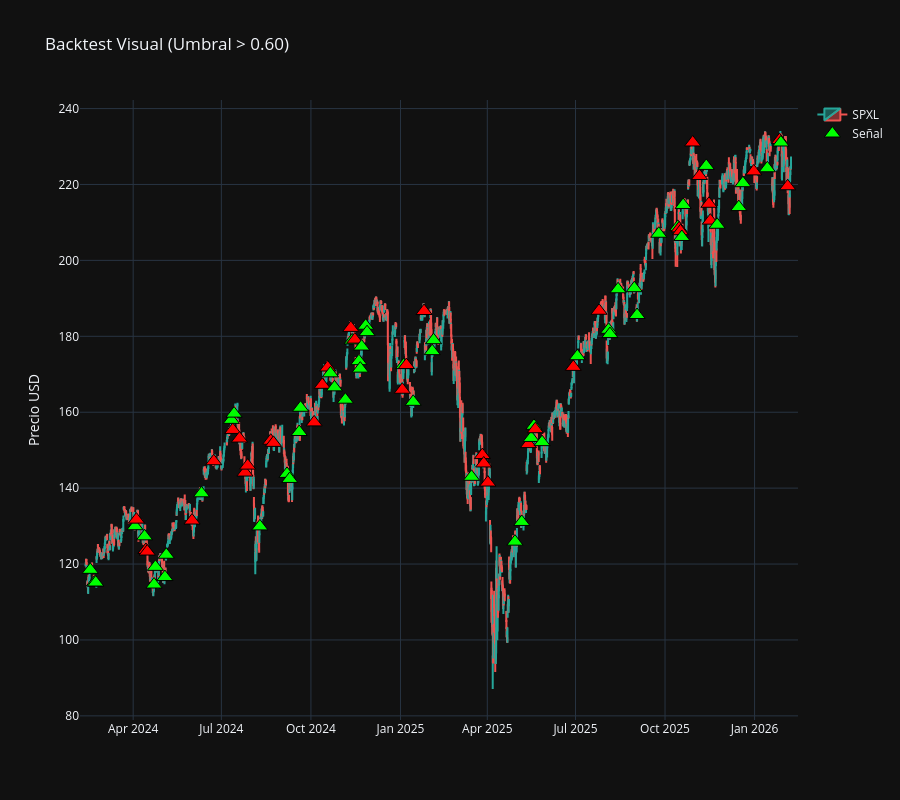

The notebook cell this image was saved under:
### Code cell
def plot_model_performance_v2(df_hourly, X_test, y_test, probs, threshold=0.6):
    """
    Versión robusta: Fuerza la conversión a DatetimeIndex para evitar AttributeError.
    """
    
    # --- 1. PREPARACIÓN Y NORMALIZACIÓN DE DATOS ---
    df_plot = df_hourly.copy()
    
    # Unificamos X_test, y_test y Probs
    results_df = X_test.copy()
    
    # Aseguramos que 'target' esté presente
    if isinstance(y_test, pd.Series):
        results_df['target'] = y_test.values
    elif isinstance(y_test, pd.DataFrame):
        results_df['target'] = y_test.iloc[:, 0].values # Toma la primera columna si es DF
    else:
        results_df['target'] = y_test # Si es array numpy
        
    results_df['Prob'] = probs
    
    # --- 2. CORRECCIÓN DE FECHAS (EL FIX) ---
    
    # A) Datos Horarios (Fondo del gráfico)
    # PASO CRÍTICO: Forzamos que sea DatetimeIndex. Si ya lo es, no hace nada. Si es texto, lo convierte.
    df_plot.index = pd.to_datetime(df_plot.index)
    
    # Ahora que sabemos seguro que es fecha, miramos la zona horaria
    if df_plot.index.tz is not None:
        # Convertimos a NY y quitamos la zona para comparar limpio
        df_plot.index = df_plot.index.tz_convert('US/Eastern').tz_localize(None)
    
    # B) Datos Diarios (Resultados del Test)
    results_df.index = pd.to_datetime(results_df.index)
    
    if results_df.index.tz is not None:
        results_df.index = results_df.index.tz_localize(None)

    # --- 3. FILTRADO DE OPERACIONES ---
    trades = results_df[results_df['Prob'] > threshold].copy()
    
    if trades.empty:
        print(f"⚠️ El modelo no realizó ninguna operación con umbral > {threshold}.")
        return

    # --- 4. MAPEO EXACTO A VELAS ---
    timestamps = []
    prices = []
    colors = []
    hover_texts = []
    
    # Asumimos entrada a las 12:00 PM
    delta_entrada = pd.Timedelta(hours=12, minutes=0)

    print(f"Procesando {len(trades)} operaciones...")

    for date, row in trades.iterrows():
        try:
            # Calculamos hora exacta
            entry_time = date + delta_entrada
            
            # Buscamos vela más cercana
            idx_loc = df_plot.index.get_indexer([entry_time], method='nearest')[0]
            candle = df_plot.iloc[idx_loc]
            
            # Validar que no sea un día festivo (vela muy lejana)
            if abs(candle.name - entry_time) > pd.Timedelta(hours=2):
                continue

            timestamps.append(candle.name)
            prices.append(candle['close'])
            
            # Color según Target
            is_win = row['target'] == 1
            if is_win:
                colors.append('#00FF00') # Verde
                msg = "WIN"
            else:
                colors.append('#FF0000') # Rojo
                msg = "LOSS"
                
            hover_texts.append(f"Fecha: {date.date()}<br>Prob: {row['Prob']:.1%}<br>{msg}")

        except Exception as e:
            continue

    # --- 5. VISUALIZACIÓN ---
    # Zoom automático
    if len(results_df) > 0:
        start_dt = results_df.index[0] - pd.Timedelta(days=5)
        end_dt = results_df.index[-1] + pd.Timedelta(days=5)
        df_zoom = df_plot.loc[(df_plot.index >= start_dt) & (df_plot.index <= end_dt)]
    else:
        df_zoom = df_plot.iloc[-100:] # Fallback si algo falla

    fig = go.Figure()

    # Velas
    fig.add_trace(go.Candlestick(
        x=df_zoom.index,
        open=df_zoom['open'], high=df_zoom['high'],
        low=df_zoom['low'], close=df_zoom['close'],
        name='SPXL',
        increasing_line_color='#26a69a', 
        decreasing_line_color='#ef5350'
    ))

    # Señales
    fig.add_trace(go.Scatter(
        x=timestamps, y=prices,
        mode='markers',
        marker=dict(color=colors, size=14, symbol='triangle-up', line=dict(width=1, color='black')),
        text=hover_texts, hoverinfo='text',
        name='Señal'
    ))

    fig.update_layout(
        title=f'Backtest Visual (Umbral > {threshold:.2f})',
        yaxis_title='Precio USD',
        template='plotly_dark',
        height=800,
        xaxis_rangeslider_visible=False,
        xaxis=dict(
            rangebreaks=[
                dict(bounds=["sat", "mon"]), 
                dict(bounds=[16, 9.5], pattern="hour"), 
            ]
        )
    )

    fig.show()

plot_model_performance_v2(df_spxl, X_test, y_test, y_test_probs, MODEL_THRESHOLD)

### Figure 1 — Plotly figure (JSON) as saved in the notebook; plotly's stock layout.template omitted (floating-point values rounded to 4 significant figures; data arrays with more than 128 entries replaced by an {"elided": "..."} marker saying what was removed)
{"data": [{"close": {"elided": "3475 float values"}, "decreasing": {"line": {"color": "#ef5350"}}, "high": {"elided": "3475 float values"}, "increasing": {"line": {"color": "#26a69a"}}, "low": {"elided": "3475 float values"}, "name": "SPXL", "open": {"elided": "3475 float values"}, "type": "candlestick", "x": {"elided": "3475 str values"}}, {"hoverinfo": "text", "marker": {"color": ["#00FF00", "#00FF00", "#00FF00", "#00FF00", "#FF0000", "#00FF00", "#FF0000", "#FF0000", "#00FF00", "#00FF00", "#00FF00", "#00FF00", "#FF0000", "#00FF00", "#FF0000", "#00FF00", "#FF0000", "#00FF00", "#FF0000", "#FF0000", "#FF0000", "#00FF00", "#FF0000", "#FF0000", "#00FF00", "#00FF00", "#00FF00", "#00FF00", "#FF0000", "#FF0000", "#FF0000", "#00FF00", "#00FF00", "#00FF00", "#FF0000", "#00FF00", "#FF0000", "#00FF00", "#00FF00", "#00FF00", "#00FF00", "#00FF00", "#FF0000", "#00FF00", "#FF0000", "#00FF00", "#FF0000", "#00FF00", "#00FF00", "#00FF00", "#FF0000", "#FF0000", "#FF0000", "#00FF00", "#00FF00", "#FF0000", "#00FF00", "#00FF00", "#FF0000", "#00FF00", "#FF0000", "#00FF00", "#FF0000", "#00FF00", "#00FF00", "#00FF00", "#00FF00", "#00FF00", "#00FF00", "#00FF00", "#FF0000", "#FF0000", "#00FF00", "#00FF00", "#FF0000", "#FF0000", "#00FF00", "#FF0000", "#FF0000", "#00FF00", "#00FF00", "#00FF00", "#FF0000", "#00FF00", "#FF0000", "#00FF00", "#FF0000"], "line": {"color": "black", "width": 1}, "size": 14, "symbol": "triangle-up"}, "mode": "markers", "name": "Señal", "text": ["Fecha: 2024-02-15<br>Prob: 61.0%<br>WIN", "Fecha: 2024-02-20<br>Prob: 67.3%<br>WIN", "Fecha: 2024-02-21<br>Prob: 61.0%<br>WIN", "Fecha: 2024-04-02<br>Prob: 69.5%<br>WIN", "Fecha: 2024-04-03<br>Prob: 71.0%<br>LOSS", "Fecha: 2024-04-11<br>Prob: 60.5%<br>WIN", "Fecha: 2024-04-12<br>Prob: 71.5%<br>LOSS", "Fecha: 2024-04-15<br>Prob: 66.1%<br>LOSS", "Fecha: 2024-04-22<br>Prob: 64.7%<br>WIN", "Fecha: 2024-04-23<br>Prob: 72.8%<br>WIN", "Fecha: 2024-05-02<br>Prob: 71.2%<br>WIN", "Fecha: 2024-05-03<br>Prob: 61.1%<br>WIN", "Fecha: 2024-05-30<br>Prob: 65.6%<br>LOSS", "Fecha: 2024-06-10<br>Prob: 63.4%<br>WIN", "Fecha: 2024-06-21<br>Prob: 61.2%<br>LOSS", "Fecha: 2024-07-10<br>Prob: 65.9%<br>WIN", "Fecha: 2024-07-11<br>Prob: 71.6%<br>LOSS", "Fecha: 2024-07-12<br>Prob: 65.5%<br>WIN", "Fecha: 2024-07-18<br>Prob: 63.3%<br>LOSS", "Fecha: 2024-07-24<br>Prob: 62.0%<br>LOSS", "Fecha: 2024-07-26<br>Prob: 70.8%<br>LOSS", "Fecha: 2024-08-08<br>Prob: 72.2%<br>WIN", "Fecha: 2024-08-20<br>Prob: 61.3%<br>LOSS", "Fecha: 2024-08-22<br>Prob: 76.0%<br>LOSS", "Fecha: 2024-09-05<br>Prob: 60.2%<br>WIN", "Fecha: 2024-09-09<br>Prob: 65.1%<br>WIN", "Fecha: 2024-09-18<br>Prob: 63.9%<br>WIN", "Fecha: 2024-09-19<br>Prob: 60.1%<br>WIN", "Fecha: 2024-10-03<br>Prob: 66.3%<br>LOSS", "Fecha: 2024-10-11<br>Prob: 73.5%<br>LOSS", "Fecha: 2024-10-17<br>Prob: 68.1%<br>LOSS", "Fecha: 2024-10-21<br>Prob: 65.4%<br>WIN", "Fecha: 2024-10-24<br>Prob: 66.3%<br>WIN", "Fecha: 2024-11-05<br>Prob: 68.0%<br>WIN", "Fecha: 2024-11-11<br>Prob: 63.5%<br>LOSS", "Fecha: 2024-11-12<br>Prob: 70.4%<br>WIN", "Fecha: 2024-11-14<br>Prob: 66.2%<br>LOSS", "Fecha: 2024-11-19<br>Prob: 61.1%<br>WIN", "Fecha: 2024-11-20<br>Prob: 61.7%<br>WIN", "Fecha: 2024-11-21<br>Prob: 67.8%<br>WIN", "Fecha: 2024-11-26<br>Prob: 64.9%<br>WIN", "Fecha: 2024-11-27<br>Prob: 61.6%<br>WIN", "Fecha: 2025-01-02<br>Prob: 70.1%<br>LOSS", "Fecha: 2025-01-03<br>Prob: 76.0%<br>WIN", "Fecha: 2025-01-07<br>Prob: 60.7%<br>LOSS", "Fecha: 2025-01-14<br>Prob: 66.0%<br>WIN", "Fecha: 2025-01-24<br>Prob: 60.5%<br>LOSS", "Fecha: 2025-02-03<br>Prob: 75.4%<br>WIN", "Fecha: 2025-02-04<br>Prob: 74.5%<br>WIN", "Fecha: 2025-03-14<br>Prob: 65.0%<br>WIN", "Fecha: 2025-03-26<br>Prob: 61.6%<br>LOSS", "Fecha: 2025-03-27<br>Prob: 66.7%<br>LOSS", "Fecha: 2025-04-01<br>Prob: 60.9%<br>LOSS", "Fecha: 2025-04-29<br>Prob: 70.6%<br>WIN", "Fecha: 2025-05-06<br>Prob: 71.4%<br>WIN", "Fecha: 2025-05-13<br>Prob: 66.5%<br>LOSS", "Fecha: 2025-05-15<br>Prob: 66.0%<br>WIN", "Fecha: 2025-05-19<br>Prob: 75.7%<br>WIN", "Fecha: 2025-05-20<br>Prob: 60.7%<br>LOSS", "Fecha: 2025-05-27<br>Prob: 73.3%<br>WIN", "Fecha: 2025-06-27<br>Prob: 61.0%<br>LOSS", "Fecha: 2025-07-02<br>Prob: 63.5%<br>WIN", "Fecha: 2025-07-24<br>Prob: 60.2%<br>LOSS", "Fecha: 2025-08-04<br>Prob: 65.8%<br>WIN", "Fecha: 2025-08-05<br>Prob: 63.6%<br>WIN", "Fecha: 2025-08-13<br>Prob: 66.4%<br>WIN", "Fecha: 2025-08-29<br>Prob: 70.0%<br>WIN", "Fecha: 2025-09-02<br>Prob: 60.9%<br>WIN", "Fecha: 2025-09-24<br>Prob: 62.9%<br>WIN", "Fecha: 2025-10-14<br>Prob: 72.8%<br>WIN", "Fecha: 2025-10-15<br>Prob: 67.7%<br>LOSS", "Fecha: 2025-10-16<br>Prob: 64.3%<br>LOSS", "Fecha: 2025-10-17<br>Prob: 65.1%<br>WIN", "Fecha: 2025-10-20<br>Prob: 71.5%<br>WIN", "Fecha: 2025-10-29<br>Prob: 60.3%<br>LOSS", "Fecha: 2025-11-05<br>Prob: 71.5%<br>LOSS", "Fecha: 2025-11-12<br>Prob: 60.6%<br>WIN", "Fecha: 2025-11-14<br>Prob: 64.2%<br>LOSS", "Fecha: 2025-11-17<br>Prob: 78.4%<br>LOSS", "Fecha: 2025-11-24<br>Prob: 73.3%<br>WIN", "Fecha: 2025-12-16<br>Prob: 64.5%<br>WIN", "Fecha: 2025-12-19<br>Prob: 70.2%<br>WIN", "Fecha: 2025-12-31<br>Prob: 64.7%<br>LOSS", "Fecha: 2026-01-14<br>Prob: 67.9%<br>WIN", "Fecha: 2026-01-27<br>Prob: 60.6%<br>LOSS", "Fecha: 2026-01-28<br>Prob: 65.3%<br>WIN", "Fecha: 2026-02-04<br>Prob: 64.1%<br>LOSS"], "type": "scatter", "x": ["2024-02-15T12:00:00", "2024-02-20T12:00:00", "2024-02-21T12:00:00", "2024-04-02T12:00:00", "2024-04-03T12:00:00", "2024-04-11T12:00:00", "2024-04-12T12:00:00", "2024-04-15T12:00:00", "2024-04-22T12:00:00", "2024-04-23T12:00:00", "2024-05-02T12:00:00", "2024-05-03T12:00:00", "2024-05-30T12:00:00", "2024-06-10T12:00:00", "2024-06-21T12:00:00", "2024-07-10T12:00:00", "2024-07-11T12:00:00", "2024-07-12T12:00:00", "2024-07-18T12:00:00", "2024-07-24T12:00:00", "2024-07-26T12:00:00", "2024-08-08T12:00:00", "2024-08-20T12:00:00", "2024-08-22T12:00:00", "2024-09-05T12:00:00", "2024-09-09T12:00:00", "2024-09-18T12:00:00", "2024-09-19T12:00:00", "2024-10-03T12:00:00", "2024-10-11T12:00:00", "2024-10-17T12:00:00", "2024-10-21T12:00:00", "2024-10-24T12:00:00", "2024-11-05T12:00:00", "2024-11-11T12:00:00", "2024-11-12T12:00:00", "2024-11-14T12:00:00", "2024-11-19T12:00:00", "2024-11-20T12:00:00", "2024-11-21T12:00:00", "2024-11-26T12:00:00", "2024-11-27T12:00:00", "2025-01-02T12:00:00", "2025-01-03T12:00:00", "2025-01-07T12:00:00", "2025-01-14T12:00:00", "2025-01-24T12:00:00", "2025-02-03T12:00:00", "2025-02-04T12:00:00", "2025-03-14T12:00:00", "2025-03-26T12:00:00", "2025-03-27T12:00:00", "2025-04-01T12:00:00", "2025-04-29T12:00:00", "2025-05-06T12:00:00", "2025-05-13T12:00:00", "2025-05-15T12:00:00", "2025-05-19T12:00:00", "2025-05-20T12:00:00", "2025-05-27T12:00:00", "2025-06-27T12:00:00", "2025-07-02T12:00:00", "2025-07-24T12:00:00", "2025-08-04T12:00:00", "2025-08-05T12:00:00", "2025-08-13T12:00:00", "2025-08-29T12:00:00", "2025-09-02T12:00:00", "2025-09-24T12:00:00", "2025-10-14T12:00:00", "2025-10-15T12:00:00", "2025-10-16T12:00:00", "2025-10-17T12:00:00", "2025-10-20T12:00:00", "2025-10-29T12:00:00", "2025-11-05T12:00:00", "2025-11-12T12:00:00", "2025-11-14T12:00:00", "2025-11-17T12:00:00", "2025-11-24T12:00:00", "2025-12-16T12:00:00", "2025-12-19T12:00:00", "2025-12-31T12:00:00", "2026-01-14T12:00:00", "2026-01-27T12:00:00", "2026-01-28T12:00:00", "2026-02-04T12:00:00"], "y": [118.5, 115.1, 115.1, 130.0, 131.7, 127.3, 123.7, 123.3, 114.6, 119.3, 116.6, 122.5, 131.5, 138.6, 147.1, 158.0, 155.3, 159.6, 153.1, 144.1, 145.9, 129.9, 152.5, 151.9, 143.8, 142.4, 154.8, 161.2, 157.3, 167.2, 171.8, 170.2, 166.6, 163.3, 182.2, 178.9, 179.1, 173.4, 171.5, 177.3, 182.8, 181.1, 165.9, 172.4, 172.4, 162.7, 186.7, 176.1, 179.0, 143.0, 148.7, 146.5, 141.5, 125.9, 131.1, 151.6, 153.2, 156.4, 155.5, 152.1, 171.9, 174.8, 186.7, 181.7, 180.6, 192.4, 192.7, 185.6, 207.0, 208.8, 208.4, 207.7, 206.2, 214.6, 231.1, 222.2, 224.9, 214.9, 210.5, 209.4, 214.0, 220.3, 223.4, 224.3, 231.7, 231.1, 219.5]}], "layout": {"height": 800, "title": {"text": "Backtest Visual (Umbral > 0.60)"}, "xaxis": {"rangebreaks": [{"bounds": ["sat", "mon"]}, {"bounds": [16, 9.5], "pattern": "hour"}], "rangeslider": {"visible": false}}, "yaxis": {"title": {"text": "Precio USD"}}}}
